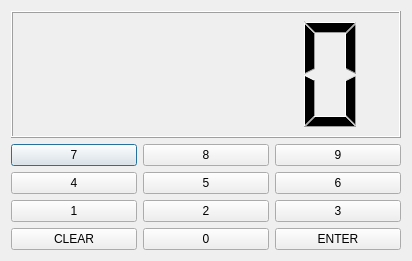
<?xml version="1.0" encoding="UTF-8"?>
<ui version="4.0">
 <class>NumPadLoginDialog</class>
 <widget class="QDialog" name="NumPadLoginDialog">
  <property name="geometry">
   <rect>
    <x>0</x>
    <y>0</y>
    <width>412</width>
    <height>261</height>
   </rect>
  </property>
  <property name="windowTitle">
   <string>NumPadLoginDialog</string>
  </property>
  <layout class="QVBoxLayout" name="verticalLayout_5">
   <item>
    <layout class="QVBoxLayout" name="verticalLayout_4">
     <item>
      <widget class="QLCDNumber" name="lcdNumber"/>
     </item>
     <item>
      <layout class="QHBoxLayout" name="horizontalLayout">
       <item>
        <layout class="QVBoxLayout" name="verticalLayout">
         <item>
          <widget class="QPushButton" name="btnSeven">
           <property name="text">
            <string>7</string>
           </property>
          </widget>
         </item>
         <item>
          <widget class="Button" name="btnFour">
           <property name="text">
            <string>4</string>
           </property>
          </widget>
         </item>
         <item>
          <widget class="Button" name="btnOne">
           <property name="text">
            <string>1</string>
           </property>
          </widget>
         </item>
         <item>
          <widget class="QPushButton" name="btnClear">
           <property name="text">
            <string>CLEAR</string>
           </property>
          </widget>
         </item>
        </layout>
       </item>
       <item>
        <layout class="QVBoxLayout" name="verticalLayout_2">
         <item>
          <widget class="QPushButton" name="btnEight">
           <property name="text">
            <string>8</string>
           </property>
          </widget>
         </item>
         <item>
          <widget class="Button" name="btnFive">
           <property name="text">
            <string>5</string>
           </property>
          </widget>
         </item>
         <item>
          <widget class="Button" name="btnTwo">
           <property name="text">
            <string>2</string>
           </property>
          </widget>
         </item>
         <item>
          <widget class="QPushButton" name="pushButton_11">
           <property name="text">
            <string>0</string>
           </property>
          </widget>
         </item>
        </layout>
       </item>
       <item>
        <layout class="QVBoxLayout" name="verticalLayout_3">
         <item>
          <widget class="Button" name="btnNine">
           <property name="text">
            <string>9</string>
           </property>
          </widget>
         </item>
         <item>
          <widget class="Button" name="btnSix">
           <property name="text">
            <string>6</string>
           </property>
          </widget>
         </item>
         <item>
          <widget class="Button" name="btnThree">
           <property name="text">
            <string>3</string>
           </property>
          </widget>
         </item>
         <item>
          <widget class="QPushButton" name="btnEnter">
           <property name="text">
            <string>ENTER</string>
           </property>
          </widget>
         </item>
        </layout>
       </item>
      </layout>
     </item>
    </layout>
   </item>
  </layout>
 </widget>
 <layoutdefault spacing="6" margin="11"/>
 <customwidgets>
  <customwidget>
   <class>Button</class>
   <extends>QPushButton</extends>
   <header location="global">button.hpp</header>
  </customwidget>
 </customwidgets>
 <resources/>
 <connections/>
</ui>
